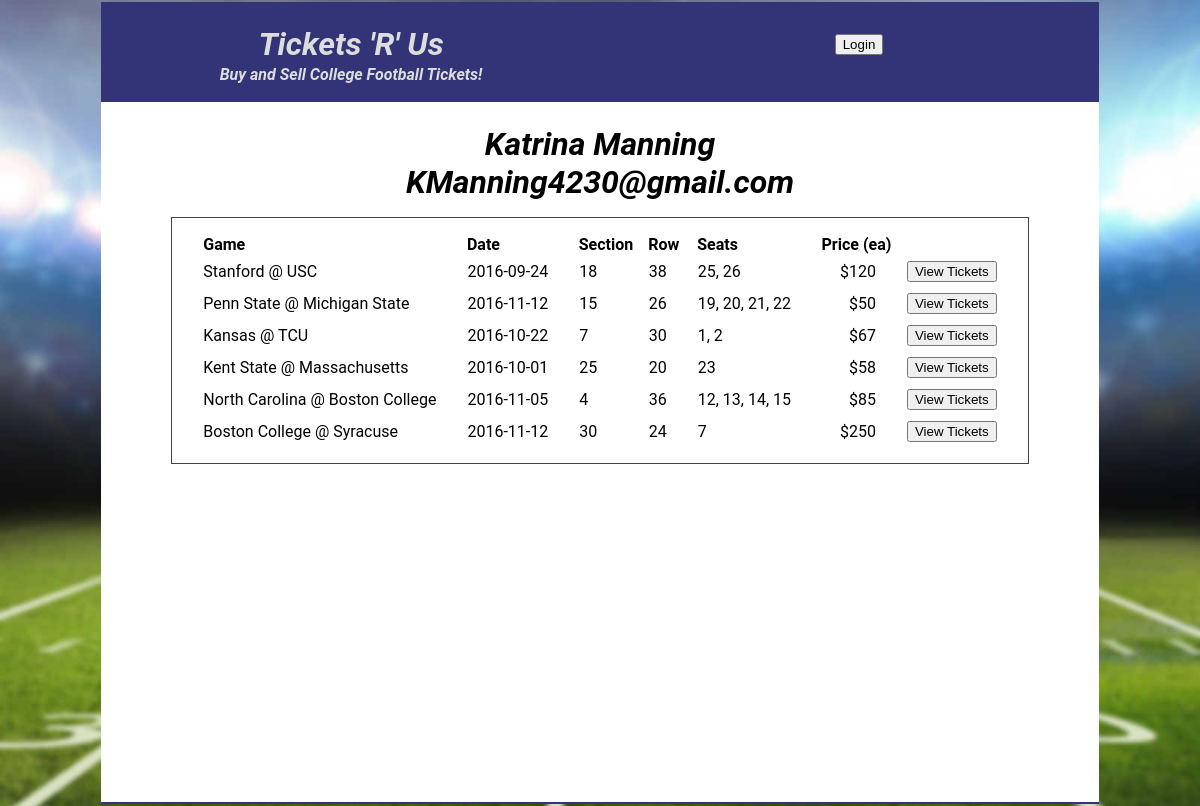
The page /users/4 on the database its author committed.
### tickets.py (models this page shows, shortened)
class User(Base):
    __tablename__ = 'user'
    id = Column(Integer, primary_key=True)
    name = Column(String, nullable=False)
    email = Column(String, unique=True, nullable=False)
    picture = Column(String, nullable=True)

class Ticket_Lot(Base):
    __tablename__ = 'ticket_lot'
    id = Column(Integer, primary_key=True)
    seller_id = Column(Integer, ForeignKey('user.id'))
    seller = relationship(User, backref=backref('ticket_lots'))
    game_id = Column(Integer, ForeignKey('game.id'))
    game = relationship(Game, backref=backref('ticket_lots'))
    section = Column(Integer)
    row = Column(Integer)
    price = Column(Integer) # $ per ticket
    def seats(self):
        return [ ticket.seat for ticket in self.tickets ]
    def seats_str(self):
        return ', '.join(map(str,self.seats()))

class Team(Base):
    __tablename__ = 'team'
    id = Column(Integer, primary_key = True)
    name =Column(String, unique=True, nullable = False)
    nickname = Column(String)
    espn_id =  Column(Integer)
    city =  Column(String)
    state = Column(String)
    conference = Column(String, ForeignKey('conference.abbrev_name'))
    logo = Column(String)

class Game(Base):
    __tablename__ = 'game'
    id = Column(Integer, primary_key=True)
    home_team_id = Column(Integer, ForeignKey('team.id'))
    home_team = relationship(Team, foreign_keys=[home_team_id], backref=backref('home_games'))
    visiting_team_id = Column(Integer, ForeignKey('team.id'))
    visiting_team = relationship(Team, foreign_keys=[visiting_team_id], backref=backref('away_games'))
    date = Column(Date, nullable=False)

class Ticket(Base):
    __tablename__ = 'ticket'
    id = Column(Integer, primary_key=True)
    lot_id = Column(Integer, ForeignKey('ticket_lot.id'))
    lot = relationship(Ticket_Lot, backref=backref('tickets'))
    seat = Column(Integer)

### web_server.py (the view)
@app.route('/users/<int:user_id>')
def user(user_id):
    user = db_session.query(User).filter_by(id=user_id).one()
    main = Markup(render_template('user.html', user=user))
    return render_template('layout.html', main=main, login_session=login_session)

### templates/user.html
<div id="user-div">
    <h1>
        {{user.name}} <br>
        {{user.email}}
    </h1>
    <div class="game-tickets">
        <table class="tickets">
            <tr class="ticket-lot">
                <th> Game </th>
                <th> Date </th>
                <th class="section"> Section </td>
                <th class="row"> Row </td>
                <th class="seats"> Seats </td>
                <th class="price"> Price (ea) </td>
            </tr>
            {% for ticket_lot in user.ticket_lots %}
            <tr class="ticket-lot">
                <td class="game"> {{ticket_lot.game.visiting_team.name}} @ {{ticket_lot.game.home_team.name}} </td>
                <td class="date"> {{ticket_lot.game.date}} </td>
                <td class="section"> {{ticket_lot.section}} </td>
                <td class="row"> {{ticket_lot.row}} </td>
                <td class="seats"> {{ticket_lot.seats_str()}} </td>
                <td class="price"> ${{ticket_lot.price}} </td>
                <td class="view-button">
                    <a class="ticket-lot-a" href="/tickets/{{ticket_lot.id}}">
                        <button> View Tickets </button>
                    </a>
                </td>
            </tr>
            {% endfor %}
         </table>
    </div>
</div>

### static/style/tickets.css (style rules this page uses)
body, div, ul, li, p, h1, h2, h3, h4, h5, h6 { -webkit-box-sizing: border-box; -moz-box-sizing: border-box; -ms-box-sizing: border-box; box-sizing: border-box; border: 1px solid transparent; }
body, div, ul, li, p, h1, h2, h3, h4, h5, h6 { padding: 0; margin: 0; }
h1,h2,h3,h4 { width: 100%; }
body { display: -webkit-flex; display: flex; flex-wrap: wrap; flex-direction: row; justify-content: space-around; font-family: "Roboto", sans-serif; font-weight: bold; font-style: italic; text-align: center; background-image: url("/static/images/FF8a5Ku_2000_cropped.jpg"); background-size: cover; background-repeat: no-repeat; background-attachment: fixed; background-position: center; }
.conference-a, .ticket-lot-a { text-decoration: none; }
.game-tickets { border: 1px solid #444; padding: 15px; margin: 15px; background: #fff; }
table { border: 1px solid transparent; border-collapse: collapse; }
tr { border: 1px solid transparent; border-collapse: collapse; }
th { padding-left: 15px; padding-right: 0px; text-align: left; }
td { border: 1px solid transparent; border-collapse: collapse; padding: 5px; padding-left: 15px; padding-right: 15px; text-align: left; }
td.price { text-align: right; }

### rows shown on the page
User: name "Katrina Manning", email "KManning4230@gmail.com"
Ticket_Lot: game.visiting_team.name "Stanford", game.home_team.name "USC", game "2016-09-24", section "18", row "38", seats_str "25, 26", price "120"
Ticket_Lot: game.visiting_team.name "Penn State", game.home_team.name "Michigan State", game "2016-11-12", section "15", row "26", seats_str "19, 20, 21, 22", price "50"
Ticket_Lot: game.visiting_team.name "Kansas", game.home_team.name "TCU", game "2016-10-22", section "7", row "30", seats_str "1, 2", price "67"
Ticket_Lot: game.visiting_team.name "Kent State", game.home_team.name "Massachusetts", game "2016-10-01", section "25", row "20", seats_str "23", price "58"
Ticket_Lot: game.visiting_team.name "North Carolina", game.home_team.name "Boston College", game "2016-11-05", section "4", row "36", seats_str "12, 13, 14, 15", price "85"
Team: game.visiting_team.name "Boston College"
Team: game.home_team.name "Syracuse"
Game: game "2016-11-12"

### other values the page prints
{{ ticket_lot.section }} "30"
{{ ticket_lot.row }} "24"
{{ ticket_lot.seats_str() }} "7"
{{ ticket_lot.price }} "250"
